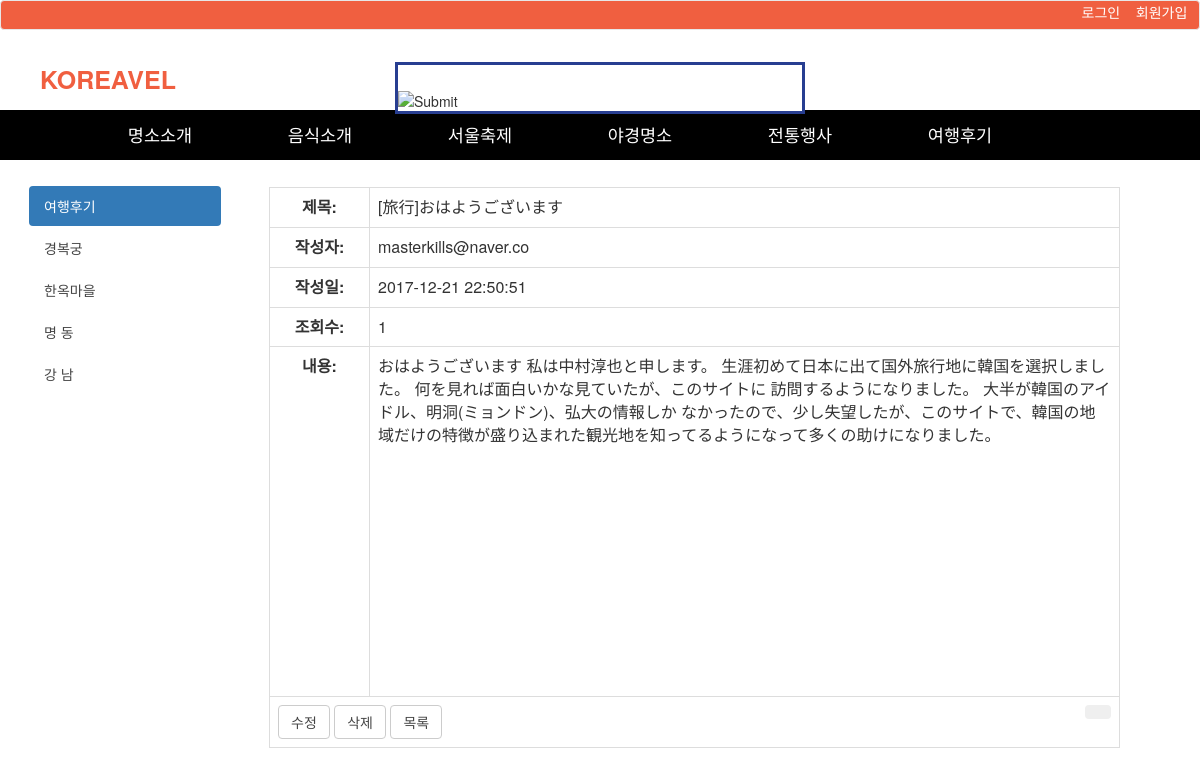
Screenshot of /wp/014.php?bno=46 with the database file from the repository.
### tables this page shows
CREATE TABLE `board_free` (
  `b_no` int(10) unsigned NOT NULL AUTO_INCREMENT,
  `b_title` varchar(100) NOT NULL,
  `b_content` text NOT NULL,
  `b_date` datetime NOT NULL,
  `b_hit` int(10) unsigned NOT NULL DEFAULT '0',
  `b_id` varchar(20) NOT NULL,
  `b_password` varchar(100) NOT NULL,
  PRIMARY KEY (`b_no`)
);

### wp/014.php (the view, shortened to what this page needs)
<?php
	require_once("../dbconfig.php");
	$bNo = $_GET['bno'];
			?>
			<?php
	$sql = 'select b_title, b_content, b_date, b_hit, b_id from board_free where b_no = ' . $bNo;
	$result = $db->query($sql);
	$row = $result->fetch_assoc();
?>
<!DOCTYPE html>
<html lang="en">
<head>
  <link href="css/style3.css" rel="stylesheet">
  <link rel="stylesheet" href="https://maxcdn.bootstrapcdn.com/bootstrap/3.3.7/css/bootstrap.min.css">
</head>
<body id="page-top">
  <nav class="navbar navbar-default fixed-top" style="background-color:#F05F40; font-size:14px; min-height:30px; padding-top:1px;" role="navigation">
  <div class="ft-white" style="float:right;">
    <?php if(!isset($_SESSION['mail'])) { ?>
			<a class="row-sm-6" href="javascript:open_win();" style="color:white;">로그인</a>&nbsp;&nbsp;&nbsp;
			<a class="row-sm-6" href="javascript:open_reg();" style="color:white;">회원가입</a>&nbsp;&nbsp;&nbsp;
  <?php }else{ ?>
		<a class="row-sm-6" href="./lgout.php">로그아웃</a>&nbsp;&nbsp;&nbsp;
		<a class="row-sm-6" href="./invite_mypage.php" class="font_11">내정보</a>&nbsp;&nbsp;&nbsp;
  <?php  }?>
  </div>
</nav>
  <div id = 'wrap' class="sbg">
        <div id="topwrap">
          <div class ="d_width">
            <div style="padding:12px 0 0 0;">
              <form name="MainSearch_form" action="../search/search_tour.htm" method="get" title="통합검색">
                <fieldset>
                  <div class="" style="float:left; margin-left:40px;"><a style="color:#F05F40; font-size:25px; font-weight:bold; margin-bottom:2px;" href="#">KOREAVEL</a></div>
                    <div class="topsearch2">
                    <input type="text" class="text" name="Keywords" value="" onkeydown="SearchinputSendit();" title="통합검색어 입력영역">
                    <input type="image" src="http://www.dh.go.kr/img/ico_topsearch.png"  class="image">
                  </div>
                </fieldset>
              </form>
            </div>
          </div>
        </div>
                                  <div>
                                    <div id="gnb" style="background-color:black;">
                                      <div id= "gnbmn" style="overflow: visible; opacity: 1;">
                                        <ul class = "depth1">
                                          <li>
                                            <a style="text-indent: 0px;">명소소개</a>
                                          </li>
                                          <li>
                                            <a style="text-indent: 0px;">음식소개</a>
                                          </li>
                                          <li>
                                            <a style="text-indent: 0px;">서울축제</a>
                                          </li>
                                          <li>
                                            <a style="text-indent: 0px;">야경명소</a>
                                          </li>
                                          <li>
                                            <a style="text-indent: 0px;">전통행사</a>
                                          </li>
                                           <li>
                                            <a style="text-indent: 0px;">여행후기</a>
                                            </li>
                                        </ul>
                                      </div>
                                    </div>
                                  </div>
                                </div>
                  <section style="float:right; margin-right:80px;">
                  <div style=" padding-top:77px; min-width:650px;" >
                    <div>
                    <table class="table table-bordered">
                        <tbody>
                            <form action="./write_update.php" method="post" encType="multiplart/form-data">
                                <tr>
																	<th style="width:100px; text-align: center;">제목:</th>
																	<td><?php echo $row['b_title']?></td>
                                </tr>
																<tr>
																		<th style="width:100px; text-align: center;">작성자:</th>
																		<td><?php echo $row['b_id']?></td>
																</tr>
																<tr>
																		<th style="width:100px; text-align: center;">작성일:</th>
																		<td><?php echo $row['b_date']?></td>
																</tr>
																<tr>
																		<th style="width:100px; text-align: center;">조회수:</th>
																		<td><?php echo $row['b_hit']?></td>
																</tr>
																<tr>
																		<th style=" text-align: center;">내용: </th>
																		<td style="width:750px; height:350px;"><?php echo $row['b_content']?></td>
																</tr>
                                    <td colspan="2">
                                      <button type="submit" class="btn btn-default">
																				<a href="./013.php?bno=<?php echo $bNo?>">수정</a>
                                      </button>
																			<button type="submit" class="btn btn-default">
																				<a href="./delete.php?bno=<?php echo $bNo?>">삭제</a>
																			</button>
																			<button type="submit" class="btnSubmit btn" style="float:right;">
																			</button>
                                        <a href="./003.php" class="btn btn-default">목록</a>
                                    </td>
                            </form>
                        </tbody>
                    </table>
                    </div>
                  </div>
        </section>
<section style="float:left;">
  <h3>여행후기</h3>
    <div class="col-md-2" style="min-width:250px; padding-top:20px;">
      <ul class="nav nav-pills nav-stacked">
        <li class="active"><a href="#">여행후기</a></li>
        <li><a href="#">경복궁</a></li>
        <li><a href="#">한옥마을</a></li>
        <li><a href="#">명  동</a></li>
        <li><a href="#">강  남</a></li>
      </ul>
    </div>
    <div class="clearfix visible-lg"></div>
</section>
</body>
</html>

### wp/css/style3.css (style rules this page uses)
html { overflow-y: scroll; }
html, body { width: 100%; height: 100%; }
.d_width { position: relative; width: 1200px; margin: 0 auto; }
body, div, li { margin:0; padding:0; }
div { display:block; }
li { display: list-item; text-align: -webkit-match-parent; }
ul { list-style: none; }
ul { display:blcok; -webkit-margin-before:1em; -webkit-margin-after:1em; -webkit-margin-start:1em; -webkit-margin-end:1em; -webkit-padding-start:40px; }
#wrap { position: relative; width: 100%; min-width: 1200px; padding: 0; margin: 0; }
.sbg { background: #fff url(http://www.dh.go.kr/img/sbg.png) repeat-x 0 110px; }
#topwrap { position: relative; height: 60px; background: #fff; z-index:99; }
form { margin: 0; padding: 0; }
fieldset { margin: 0; padding: 0; border: 0; }
#topwrap .topsearch2 { width: 410px; margin: 0 auto; background: #fff; border: 3px solid #283E91; z-index: 4; }
#topwrap .topsearch1, #topwrap .topsearch2 { vertical-align: top; }
#topwrap .topsearch2 input.text { width: 370px; height: 26px; line-height: 26px; border: none; padding: 0; margin: 0; letter-spacing: normal; color: #283E91; }
input[type="text"], input[type="password"], input.text { height: 20px; padding: 1px 0; border: 1px solid #ccc; outline-color: #ccc; background: #fff; color: #666; vertical-align: middle; border-radius: 0; text-indent: 2px; }
input[type="text"], input[type="password"] { -webkit-appearance: none; }
input.image { vertical-align: middle; padding: 0; margin: 0; border: none; }
* { -webkit-box-sizing: border-box; -moz-box-sizing: border-box; box-sizing: border-box; }
*:before, *:after { -webkit-box-sizing: border-box; -moz-box-sizing: border-box; box-sizing: border-box; }
#gnbmn ul.depth1 li a { display: block; padding: 0; margin: 0; color: #ffffff; line-height: 50px; }
#gnbmn ul.depth1 li { display: block; float: left; padding: 0; margin: 0; width: 160px; font-size: 125%; text-align: center; }
#gnb { position:absolute; width:100%; left:0; top:60px; height: 50px; padding:0; margin 0; background:#000033; box-shadow 1px 1px 1px rbga(0,0,0, .2); }
#gnbmn { position: relative; width: 1200px; margin: 0 auto; z-index: 4; }
#gnbmn ul.depth1 { position: absolute; width:1020px; left:80px; top:0px; margin:0; padding:0; }
.clearfix:after { content:""; clear:both; display:block; float:none; }
h3 { margin: 25px 0 15px 0; padding: 0 0 0 20px; background: url(../img/h3bg.png) no-repeat 0 0.2em; background-size: 10px auto; font-size: 18px; color: #3378C1; }
.nav { margin-bottom: 0; padding-left: 0; list-style: none; }
.nav>li { position: relative; display: block; }
a:link, a:visited { text-decoration: none; color: #454545; }
h1, h2, h3, h4, h5, h6 { clear: both; background: transparent; font-size: 100%; line-height: 1.25; text-align: left; font-weight: normal; }
input, select, textarea, button { font-size: inherit; margin: 0; padding: 0; vertical-align: middle; }
input { padding: 1px; border: 1px solid #ccc; background: #ffffff; color: #777; }
body, h1, h2, h3, h4, input, button { font-family: 'ngn', 'NanumGothic', '나눔고딕', NGNormal, NanumGothicBold, '돋움', Dotum, Arial, Tahoma, sans-serif; font-size: 14px; color: #454545; line-height: 180%; }
table td { vertical-align: middle; }
table { border-spacing: 0; width: 100%; }

### wp/014.php (style rules this page uses)
.ft-white a { color: white; }

### rows the page displays
board_free: b_title "[旅行]おはようございます", b "masterkills@naver.co", b_date "2017-12-21 22:50:51", b_hit "1", b_content "おはようございます 私は中村淳也と申します。 生涯初めて日本に出て国外旅行地に韓国を選択しました。 何を見れば面白いかな見ていたが、このサイトに 訪問するようになりました。 大半が韓国のアイドル、明洞(ミョンドン)、弘大の情報しか なかったので、少し失望したが、このサイトで、韓国の地域だけの特徴が盛り込まれた観光地を知ってるようになって多くの助けになりました。"
